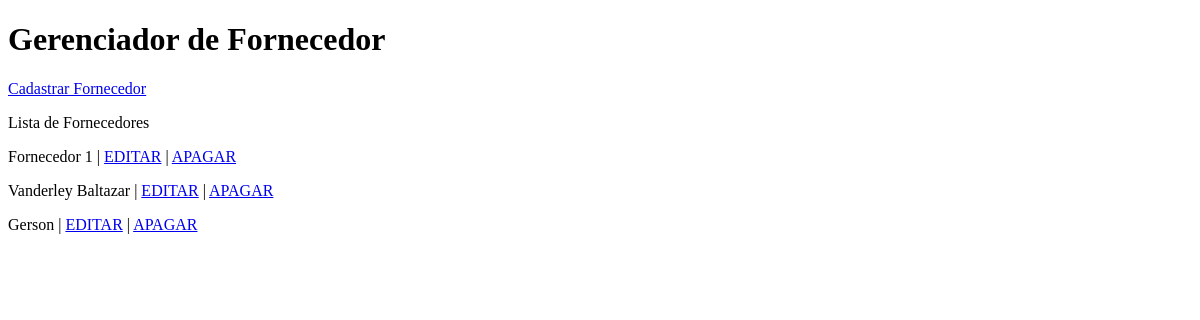
Before: /fornecedores/ with the older database file.
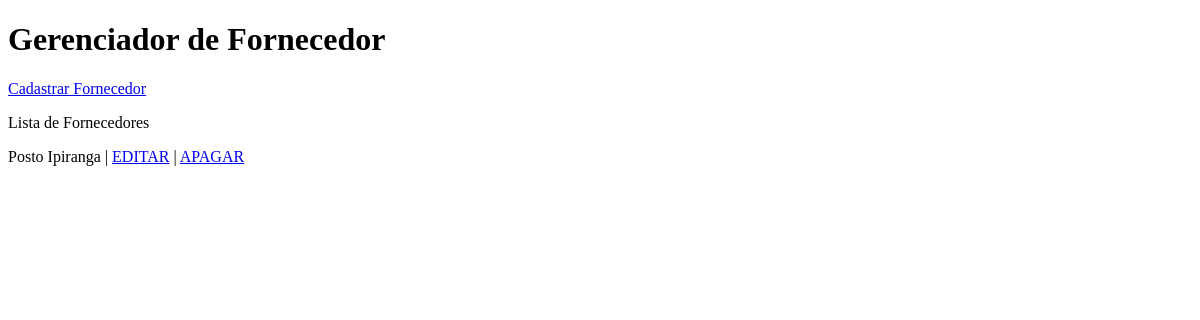
After: the same page with the newer database file.
### core/models.py (models this page shows, shortened)
class Fornecedor(models.Model):
    id = models.AutoField(primary_key=True)
    nome = models.CharField('Nome', max_length=100)
    cnpj = models.CharField('CNPJ', max_length=18)
    contato = models.CharField('Telefone', max_length=15)
    endereço = models.TextField('Endereço')

### core/views.py (the view)
# urls.py: path('fornecedores/', fornecedores, name='fornecedores'),
def fornecedores(request):
    fornecedores = Fornecedor.objects.all()
    contexto = {
        'lista_fornecedores': fornecedores
    }
    return render(request, 'CRUD/fornecedores.html', contexto)

### core/templates/CRUD/fornecedores.html (shortened to what this page needs)
{% load static %}
<!DOCTYPE html>
<html lang="pt-br">
<head>
</head>
<body>
    <h1>Gerenciador de Fornecedor</h1>
    <a href="{% url 'fornecedor_cadastro' %}">Cadastrar Fornecedor</a>
    <p>Lista de Fornecedores</p>
    {% for fornecedor in lista_fornecedores %}
        <p>{{ fornecedor.nome }}
            | <a href="{% url 'fornecedor_editar' fornecedor.id %}">EDITAR</a>
            | <a href="{% url 'fornecedor_remover' fornecedor.id %}">APAGAR</a></p>
        {% empty %}
        <p>Nenhum fornecedor cadastrado</p>
    {% endfor %}
</body>
</html>

Changed rows visible on the page:
removed Fornecedor: nome "Vanderley Baltazar"
removed Fornecedor: nome "Gerson"
changed Fornecedor: nome "Fornecedor 1" → "Posto Ipiranga"
